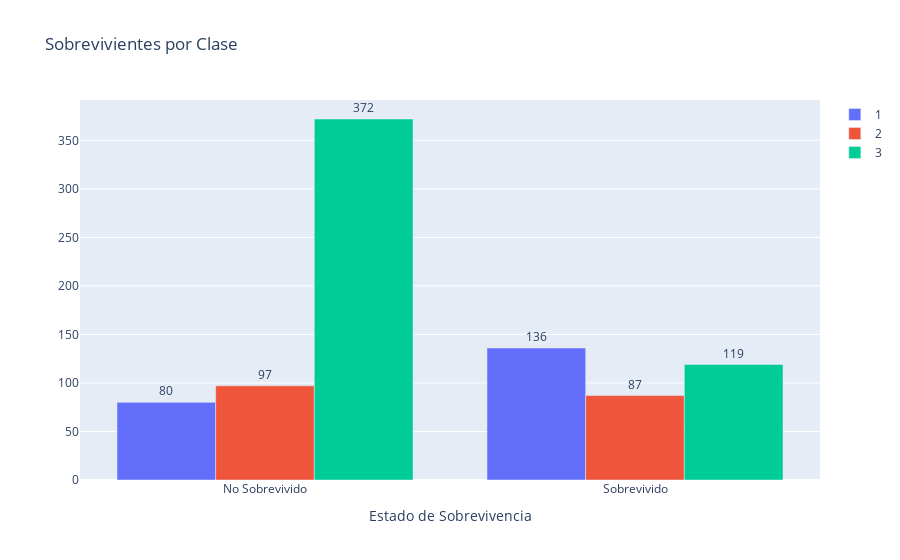

The code cell stored with this chart in its notebook:
### Code cell
df_count = df.groupby(['Survived', 'Pclass']).size().reset_index(name = 'count')

fig = go.Figure()

for pclass in sorted(df['Pclass'].unique()):
    filtered_df = df_count[df_count['Pclass'] == pclass]
    fig.add_trace(go.Bar(
        x = filtered_df['Survived'],
        y = filtered_df['count'],
        name = str(pclass),
        text = filtered_df['count'],
        textposition = 'outside'
    ))

fig.update_xaxes(type = 'category', tickvals = [0, 1], ticktext = ['No Sobrevivido', 'Sobrevivido'])
fig.update_layout(
    title_text = 'Sobrevivientes por Clase',
    xaxis_title = 'Estado de Sobrevivencia',
    barmode ='group'
)

fig.show()

### Figure 1 — Plotly figure (JSON) as saved in the notebook; plotly's stock layout.template omitted (floating-point values rounded to 4 significant figures)
{"data": [{"name": "1", "text": [80, 136], "textposition": "outside", "type": "bar", "x": [0, 1], "y": [80, 136]}, {"name": "2", "text": [97, 87], "textposition": "outside", "type": "bar", "x": [0, 1], "y": [97, 87]}, {"name": "3", "text": [372, 119], "textposition": "outside", "type": "bar", "x": [0, 1], "y": [372, 119]}], "layout": {"barmode": "group", "title": {"text": "Sobrevivientes por Clase"}, "xaxis": {"ticktext": ["No Sobrevivido", "Sobrevivido"], "tickvals": [0, 1], "title": {"text": "Estado de Sobrevivencia"}, "type": "category"}}}
